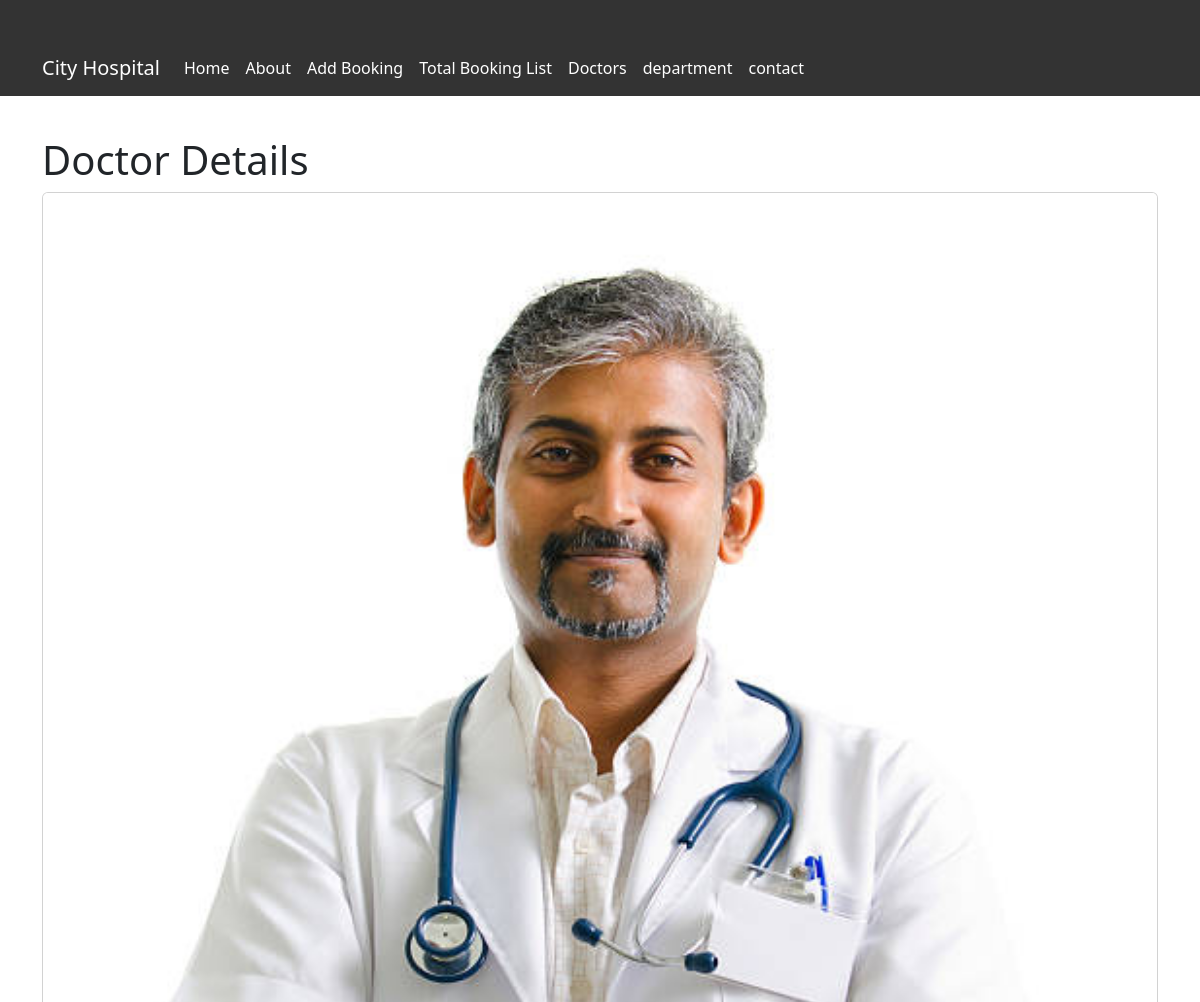
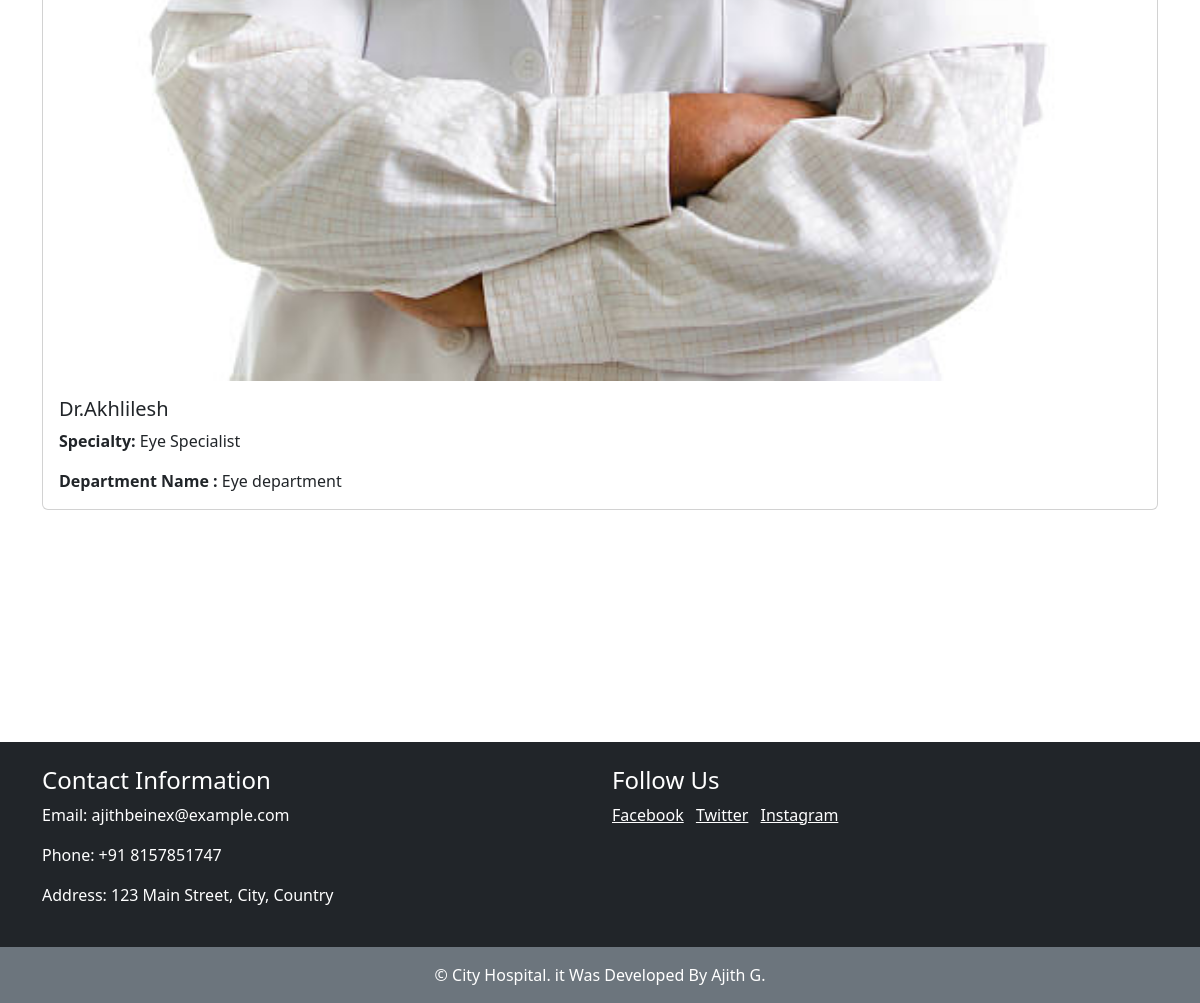
Page /doctor/1/ on the committed database (2 pictures, top to bottom).
### home/models.py (models this page shows, shortened)
class Doctors(models.Model):
    doctor_name=models.CharField(max_length=50)
    doctor_special=models.CharField(max_length=50)
    department_name=models.ForeignKey(Department,on_delete=models.CASCADE)
    doctor_image=models.ImageField(upload_to='static/doctor-image')

class Department(models.Model):
    dep_name=models.CharField(max_length=50)
    dep_description=models.TextField()
    def __str__(self):
        return self.dep_name

### home/views.py (the view)
# urls.py: path('doctor/<int:doctor_id>/', views.doctor_detail, name='doctor_detail'),
def doctor_detail(request, doctor_id):
    doctor = get_object_or_404(Doctors, id=doctor_id)
    return render(request, 'doctor_detail.html', {'doctor': doctor})

### templates/doctor_detail.html (shortened to what this page needs)
{% extends 'home.html' %}
{% block content %}
  <div class="container">
    <h1>Doctor Details</h1>
    <div class="card mb-3">
      <img src="{{ doctor.doctor_image.url }}" class="card-img-top "alt="{{ doctor.doctor_name }}">
      <div class="card-body">
        <h5 class="card-title">{{ doctor.doctor_name }}</h5>
        <p class="card-text"><strong>Specialty:</strong> {{ doctor.doctor_special }}</p>
        <p class="card-text"><strong>Department Name  :</strong> {{ doctor.department_name }}</p>
      </div>
    </div>
  </div>
{% endblock %}

### templates/home.html (style rules this page uses)
.container { padding-top: 40px; }

### rows in the picture
Doctors: doctor_image (picture), doctor_name "Dr.Akhlilesh", doctor_special "Eye Specialist", department_name "Eye department"
